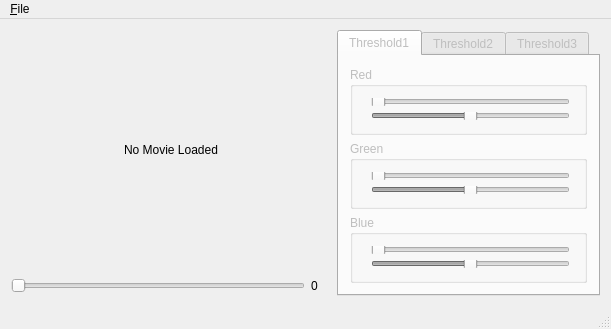
<?xml version="1.0" encoding="UTF-8"?>
<ui version="4.0">
 <class>MainWindow</class>
 <widget class="QMainWindow" name="MainWindow">
  <property name="enabled">
   <bool>true</bool>
  </property>
  <property name="geometry">
   <rect>
    <x>0</x>
    <y>0</y>
    <width>611</width>
    <height>329</height>
   </rect>
  </property>
  <property name="sizePolicy">
   <sizepolicy hsizetype="Preferred" vsizetype="Preferred">
    <horstretch>0</horstretch>
    <verstretch>0</verstretch>
   </sizepolicy>
  </property>
  <property name="windowTitle">
   <string>Pickupper</string>
  </property>
  <property name="windowIcon">
   <iconset>
    <normaloff>cut.png</normaloff>cut.png</iconset>
  </property>
  <widget class="QWidget" name="centralWidget">
   <layout class="QHBoxLayout" name="horizontalLayout_6">
    <item>
     <layout class="QHBoxLayout" name="horizontalLayout_2">
      <property name="sizeConstraint">
       <enum>QLayout::SetDefaultConstraint</enum>
      </property>
      <item>
       <layout class="QVBoxLayout" name="verticalLayout">
        <item>
         <widget class="QLabel" name="ImageScreen">
          <property name="sizePolicy">
           <sizepolicy hsizetype="Fixed" vsizetype="Fixed">
            <horstretch>0</horstretch>
            <verstretch>0</verstretch>
           </sizepolicy>
          </property>
          <property name="minimumSize">
           <size>
            <width>320</width>
            <height>240</height>
           </size>
          </property>
          <property name="baseSize">
           <size>
            <width>320</width>
            <height>240</height>
           </size>
          </property>
          <property name="text">
           <string>No Movie Loaded</string>
          </property>
          <property name="alignment">
           <set>Qt::AlignCenter</set>
          </property>
         </widget>
        </item>
        <item>
         <layout class="QHBoxLayout" name="horizontalLayout">
          <item>
           <widget class="QSlider" name="FrameSelectSlider">
            <property name="enabled">
             <bool>false</bool>
            </property>
            <property name="orientation">
             <enum>Qt::Horizontal</enum>
            </property>
           </widget>
          </item>
          <item>
           <widget class="QLabel" name="FrameNumberIndicator">
            <property name="sizePolicy">
             <sizepolicy hsizetype="Preferred" vsizetype="Preferred">
              <horstretch>0</horstretch>
              <verstretch>0</verstretch>
             </sizepolicy>
            </property>
            <property name="minimumSize">
             <size>
              <width>20</width>
              <height>0</height>
             </size>
            </property>
            <property name="text">
             <string>0</string>
            </property>
            <property name="wordWrap">
             <bool>false</bool>
            </property>
           </widget>
          </item>
         </layout>
        </item>
       </layout>
      </item>
      <item>
       <widget class="QTabWidget" name="tabWidget">
        <property name="enabled">
         <bool>false</bool>
        </property>
        <property name="currentIndex">
         <number>0</number>
        </property>
        <widget class="QWidget" name="threshold1_tab">
         <attribute name="title">
          <string>Threshold1</string>
         </attribute>
         <layout class="QGridLayout" name="gridLayout">
          <item row="0" column="0">
           <widget class="QGroupBox" name="groupBox">
            <property name="title">
             <string>Red</string>
            </property>
            <widget class="QWidget" name="layoutWidget">
             <property name="geometry">
              <rect>
               <x>10</x>
               <y>20</y>
               <width>221</width>
               <height>44</height>
              </rect>
             </property>
             <layout class="QVBoxLayout" name="verticalLayout_2">
              <property name="sizeConstraint">
               <enum>QLayout::SetDefaultConstraint</enum>
              </property>
              <item>
               <widget class="QSlider" name="Threshold1SliderRedMin">
                <property name="maximum">
                 <number>255</number>
                </property>
                <property name="value">
                 <number>0</number>
                </property>
                <property name="orientation">
                 <enum>Qt::Horizontal</enum>
                </property>
               </widget>
              </item>
              <item>
               <spacer name="verticalSpacer">
                <property name="orientation">
                 <enum>Qt::Vertical</enum>
                </property>
                <property name="sizeHint" stdset="0">
                 <size>
                  <width>20</width>
                  <height>40</height>
                 </size>
                </property>
               </spacer>
              </item>
              <item>
               <widget class="QSlider" name="Threshold1SliderRedMax">
                <property name="maximum">
                 <number>255</number>
                </property>
                <property name="value">
                 <number>127</number>
                </property>
                <property name="orientation">
                 <enum>Qt::Horizontal</enum>
                </property>
               </widget>
              </item>
             </layout>
            </widget>
           </widget>
          </item>
          <item row="1" column="0">
           <widget class="QGroupBox" name="groupBox_2">
            <property name="title">
             <string>Green</string>
            </property>
            <widget class="QWidget" name="layoutWidget">
             <property name="geometry">
              <rect>
               <x>10</x>
               <y>20</y>
               <width>221</width>
               <height>44</height>
              </rect>
             </property>
             <layout class="QVBoxLayout" name="verticalLayout_4">
              <item>
               <widget class="QSlider" name="Threshold1SliderGreenMin">
                <property name="maximum">
                 <number>255</number>
                </property>
                <property name="value">
                 <number>0</number>
                </property>
                <property name="orientation">
                 <enum>Qt::Horizontal</enum>
                </property>
               </widget>
              </item>
              <item>
               <spacer name="verticalSpacer_2">
                <property name="orientation">
                 <enum>Qt::Vertical</enum>
                </property>
                <property name="sizeHint" stdset="0">
                 <size>
                  <width>20</width>
                  <height>40</height>
                 </size>
                </property>
               </spacer>
              </item>
              <item>
               <widget class="QSlider" name="Threshold1SliderGreenMax">
                <property name="maximum">
                 <number>255</number>
                </property>
                <property name="value">
                 <number>127</number>
                </property>
                <property name="orientation">
                 <enum>Qt::Horizontal</enum>
                </property>
               </widget>
              </item>
             </layout>
            </widget>
           </widget>
          </item>
          <item row="2" column="0">
           <widget class="QGroupBox" name="groupBox_3">
            <property name="title">
             <string>Blue</string>
            </property>
            <widget class="QWidget" name="layoutWidget_2">
             <property name="geometry">
              <rect>
               <x>10</x>
               <y>20</y>
               <width>221</width>
               <height>44</height>
              </rect>
             </property>
             <layout class="QVBoxLayout" name="verticalLayout_5">
              <item>
               <widget class="QSlider" name="Threshold1SliderBlueMin">
                <property name="maximum">
                 <number>255</number>
                </property>
                <property name="value">
                 <number>0</number>
                </property>
                <property name="orientation">
                 <enum>Qt::Horizontal</enum>
                </property>
               </widget>
              </item>
              <item>
               <spacer name="verticalSpacer_3">
                <property name="orientation">
                 <enum>Qt::Vertical</enum>
                </property>
                <property name="sizeHint" stdset="0">
                 <size>
                  <width>20</width>
                  <height>40</height>
                 </size>
                </property>
               </spacer>
              </item>
              <item>
               <widget class="QSlider" name="Threshold1SliderBlueMax">
                <property name="maximum">
                 <number>255</number>
                </property>
                <property name="value">
                 <number>127</number>
                </property>
                <property name="orientation">
                 <enum>Qt::Horizontal</enum>
                </property>
               </widget>
              </item>
             </layout>
            </widget>
           </widget>
          </item>
         </layout>
        </widget>
        <widget class="QWidget" name="threshold2_tab">
         <attribute name="title">
          <string>Threshold2</string>
         </attribute>
         <layout class="QGridLayout" name="gridLayout_2">
          <item row="0" column="0">
           <widget class="QGroupBox" name="groupBox_6">
            <property name="title">
             <string>Red</string>
            </property>
            <widget class="QWidget" name="layoutWidget_5">
             <property name="geometry">
              <rect>
               <x>10</x>
               <y>20</y>
               <width>221</width>
               <height>44</height>
              </rect>
             </property>
             <layout class="QVBoxLayout" name="verticalLayout_3">
              <property name="sizeConstraint">
               <enum>QLayout::SetDefaultConstraint</enum>
              </property>
              <item>
               <widget class="QSlider" name="Threshold2SliderRedMin">
                <property name="maximum">
                 <number>255</number>
                </property>
                <property name="value">
                 <number>0</number>
                </property>
                <property name="orientation">
                 <enum>Qt::Horizontal</enum>
                </property>
               </widget>
              </item>
              <item>
               <spacer name="verticalSpacer_6">
                <property name="orientation">
                 <enum>Qt::Vertical</enum>
                </property>
                <property name="sizeHint" stdset="0">
                 <size>
                  <width>20</width>
                  <height>40</height>
                 </size>
                </property>
               </spacer>
              </item>
              <item>
               <widget class="QSlider" name="Threshold2SliderRedMax">
                <property name="maximum">
                 <number>255</number>
                </property>
                <property name="value">
                 <number>127</number>
                </property>
                <property name="orientation">
                 <enum>Qt::Horizontal</enum>
                </property>
               </widget>
              </item>
             </layout>
            </widget>
           </widget>
          </item>
          <item row="1" column="0">
           <widget class="QGroupBox" name="groupBox_4">
            <property name="title">
             <string>Green</string>
            </property>
            <widget class="QWidget" name="layoutWidget_3">
             <property name="geometry">
              <rect>
               <x>10</x>
               <y>20</y>
               <width>221</width>
               <height>44</height>
              </rect>
             </property>
             <layout class="QVBoxLayout" name="verticalLayout_6">
              <item>
               <widget class="QSlider" name="Threshold2SliderGreenMin">
                <property name="maximum">
                 <number>255</number>
                </property>
                <property name="value">
                 <number>0</number>
                </property>
                <property name="orientation">
                 <enum>Qt::Horizontal</enum>
                </property>
               </widget>
              </item>
              <item>
               <spacer name="verticalSpacer_4">
                <property name="orientation">
                 <enum>Qt::Vertical</enum>
                </property>
                <property name="sizeHint" stdset="0">
                 <size>
                  <width>20</width>
                  <height>40</height>
                 </size>
                </property>
               </spacer>
              </item>
              <item>
               <widget class="QSlider" name="Threshold2SliderGreenMax">
                <property name="maximum">
                 <number>255</number>
                </property>
                <property name="value">
                 <number>127</number>
                </property>
                <property name="orientation">
                 <enum>Qt::Horizontal</enum>
                </property>
               </widget>
              </item>
             </layout>
            </widget>
           </widget>
          </item>
          <item row="2" column="0">
           <widget class="QGroupBox" name="groupBox_5">
            <property name="title">
             <string>Blue</string>
            </property>
            <widget class="QWidget" name="layoutWidget_4">
             <property name="geometry">
              <rect>
               <x>10</x>
               <y>20</y>
               <width>221</width>
               <height>44</height>
              </rect>
             </property>
             <layout class="QVBoxLayout" name="verticalLayout_7">
              <item>
               <widget class="QSlider" name="Threshold2SliderBlueMin">
                <property name="maximum">
                 <number>255</number>
                </property>
                <property name="value">
                 <number>0</number>
                </property>
                <property name="orientation">
                 <enum>Qt::Horizontal</enum>
                </property>
               </widget>
              </item>
              <item>
               <spacer name="verticalSpacer_5">
                <property name="orientation">
                 <enum>Qt::Vertical</enum>
                </property>
                <property name="sizeHint" stdset="0">
                 <size>
                  <width>20</width>
                  <height>40</height>
                 </size>
                </property>
               </spacer>
              </item>
              <item>
               <widget class="QSlider" name="Threshold2SliderBlueMax">
                <property name="maximum">
                 <number>255</number>
                </property>
                <property name="value">
                 <number>127</number>
                </property>
                <property name="orientation">
                 <enum>Qt::Horizontal</enum>
                </property>
               </widget>
              </item>
             </layout>
            </widget>
           </widget>
          </item>
         </layout>
        </widget>
        <widget class="QWidget" name="threshold3_tab">
         <attribute name="title">
          <string>Threshold3</string>
         </attribute>
         <layout class="QGridLayout" name="gridLayout_3">
          <item row="0" column="0">
           <widget class="QGroupBox" name="groupBox_9">
            <property name="title">
             <string>Red</string>
            </property>
            <widget class="QWidget" name="layoutWidget_8">
             <property name="geometry">
              <rect>
               <x>10</x>
               <y>20</y>
               <width>221</width>
               <height>44</height>
              </rect>
             </property>
             <layout class="QVBoxLayout" name="verticalLayout_10">
              <property name="sizeConstraint">
               <enum>QLayout::SetDefaultConstraint</enum>
              </property>
              <item>
               <widget class="QSlider" name="Threshold3SliderRedMin">
                <property name="maximum">
                 <number>255</number>
                </property>
                <property name="value">
                 <number>0</number>
                </property>
                <property name="orientation">
                 <enum>Qt::Horizontal</enum>
                </property>
               </widget>
              </item>
              <item>
               <spacer name="verticalSpacer_9">
                <property name="orientation">
                 <enum>Qt::Vertical</enum>
                </property>
                <property name="sizeHint" stdset="0">
                 <size>
                  <width>20</width>
                  <height>40</height>
                 </size>
                </property>
               </spacer>
              </item>
              <item>
               <widget class="QSlider" name="Threshold3SliderRedMax">
                <property name="maximum">
                 <number>255</number>
                </property>
                <property name="value">
                 <number>127</number>
                </property>
                <property name="orientation">
                 <enum>Qt::Horizontal</enum>
                </property>
               </widget>
              </item>
             </layout>
            </widget>
           </widget>
          </item>
          <item row="1" column="0">
           <widget class="QGroupBox" name="groupBox_8">
            <property name="title">
             <string>Green</string>
            </property>
            <widget class="QWidget" name="layoutWidget_7">
             <property name="geometry">
              <rect>
               <x>10</x>
               <y>20</y>
               <width>221</width>
               <height>44</height>
              </rect>
             </property>
             <layout class="QVBoxLayout" name="verticalLayout_9">
              <item>
               <widget class="QSlider" name="Threshold3SliderGreenMin">
                <property name="maximum">
                 <number>255</number>
                </property>
                <property name="value">
                 <number>0</number>
                </property>
                <property name="orientation">
                 <enum>Qt::Horizontal</enum>
                </property>
               </widget>
              </item>
              <item>
               <spacer name="verticalSpacer_8">
                <property name="orientation">
                 <enum>Qt::Vertical</enum>
                </property>
                <property name="sizeHint" stdset="0">
                 <size>
                  <width>20</width>
                  <height>40</height>
                 </size>
                </property>
               </spacer>
              </item>
              <item>
               <widget class="QSlider" name="Threshold3SliderGreenMax">
                <property name="maximum">
                 <number>255</number>
                </property>
                <property name="value">
                 <number>127</number>
                </property>
                <property name="orientation">
                 <enum>Qt::Horizontal</enum>
                </property>
               </widget>
              </item>
             </layout>
            </widget>
           </widget>
          </item>
          <item row="2" column="0">
           <widget class="QGroupBox" name="groupBox_7">
            <property name="title">
             <string>Blue</string>
            </property>
            <widget class="QWidget" name="layoutWidget_6">
             <property name="geometry">
              <rect>
               <x>10</x>
               <y>20</y>
               <width>221</width>
               <height>44</height>
              </rect>
             </property>
             <layout class="QVBoxLayout" name="verticalLayout_8">
              <item>
               <widget class="QSlider" name="Threshold3SliderBlueMin">
                <property name="maximum">
                 <number>255</number>
                </property>
                <property name="value">
                 <number>0</number>
                </property>
                <property name="orientation">
                 <enum>Qt::Horizontal</enum>
                </property>
               </widget>
              </item>
              <item>
               <spacer name="verticalSpacer_7">
                <property name="orientation">
                 <enum>Qt::Vertical</enum>
                </property>
                <property name="sizeHint" stdset="0">
                 <size>
                  <width>20</width>
                  <height>40</height>
                 </size>
                </property>
               </spacer>
              </item>
              <item>
               <widget class="QSlider" name="Threshold3SliderBlueMax">
                <property name="maximum">
                 <number>255</number>
                </property>
                <property name="value">
                 <number>127</number>
                </property>
                <property name="orientation">
                 <enum>Qt::Horizontal</enum>
                </property>
               </widget>
              </item>
             </layout>
            </widget>
           </widget>
          </item>
         </layout>
        </widget>
       </widget>
      </item>
     </layout>
    </item>
   </layout>
  </widget>
  <widget class="QMenuBar" name="menuBar">
   <property name="geometry">
    <rect>
     <x>0</x>
     <y>0</y>
     <width>611</width>
     <height>22</height>
    </rect>
   </property>
   <widget class="QMenu" name="menu_File">
    <property name="title">
     <string>&amp;File</string>
    </property>
    <addaction name="actionOpenFile"/>
    <addaction name="actionSaveFile"/>
    <addaction name="separator"/>
    <addaction name="action_Quit"/>
   </widget>
   <addaction name="menu_File"/>
  </widget>
  <widget class="QStatusBar" name="statusBar"/>
  <action name="actionOpenFile">
   <property name="text">
    <string>&amp;OpenFile</string>
   </property>
  </action>
  <action name="action_Quit">
   <property name="text">
    <string>&amp;Quit</string>
   </property>
  </action>
  <action name="actionSaveFile">
   <property name="text">
    <string>SaveFile</string>
   </property>
  </action>
 </widget>
 <layoutdefault spacing="6" margin="11"/>
 <resources/>
 <connections>
  <connection>
   <sender>action_Quit</sender>
   <signal>triggered()</signal>
   <receiver>MainWindow</receiver>
   <slot>close()</slot>
   <hints>
    <hint type="sourcelabel">
     <x>-1</x>
     <y>-1</y>
    </hint>
    <hint type="destinationlabel">
     <x>199</x>
     <y>149</y>
    </hint>
   </hints>
  </connection>
  <connection>
   <sender>actionOpenFile</sender>
   <signal>triggered()</signal>
   <receiver>MainWindow</receiver>
   <slot>OpenMovieFile()</slot>
   <hints>
    <hint type="sourcelabel">
     <x>-1</x>
     <y>-1</y>
    </hint>
    <hint type="destinationlabel">
     <x>199</x>
     <y>149</y>
    </hint>
   </hints>
  </connection>
  <connection>
   <sender>FrameSelectSlider</sender>
   <signal>valueChanged(int)</signal>
   <receiver>MainWindow</receiver>
   <slot>SelectFrame(int)</slot>
   <hints>
    <hint type="sourcelabel">
     <x>76</x>
     <y>294</y>
    </hint>
    <hint type="destinationlabel">
     <x>86</x>
     <y>128</y>
    </hint>
   </hints>
  </connection>
  <connection>
   <sender>Threshold1SliderRedMin</sender>
   <signal>valueChanged(int)</signal>
   <receiver>MainWindow</receiver>
   <slot>SetThreshold1()</slot>
   <hints>
    <hint type="sourcelabel">
     <x>436</x>
     <y>91</y>
    </hint>
    <hint type="destinationlabel">
     <x>335</x>
     <y>300</y>
    </hint>
   </hints>
  </connection>
  <connection>
   <sender>Threshold1SliderRedMax</sender>
   <signal>valueChanged(int)</signal>
   <receiver>MainWindow</receiver>
   <slot>SetThreshold1()</slot>
   <hints>
    <hint type="sourcelabel">
     <x>454</x>
     <y>116</y>
    </hint>
    <hint type="destinationlabel">
     <x>350</x>
     <y>305</y>
    </hint>
   </hints>
  </connection>
  <connection>
   <sender>Threshold1SliderGreenMin</sender>
   <signal>valueChanged(int)</signal>
   <receiver>MainWindow</receiver>
   <slot>SetThreshold1()</slot>
   <hints>
    <hint type="sourcelabel">
     <x>486</x>
     <y>163</y>
    </hint>
    <hint type="destinationlabel">
     <x>605</x>
     <y>174</y>
    </hint>
   </hints>
  </connection>
  <connection>
   <sender>Threshold1SliderGreenMax</sender>
   <signal>valueChanged(int)</signal>
   <receiver>MainWindow</receiver>
   <slot>SetThreshold1()</slot>
   <hints>
    <hint type="sourcelabel">
     <x>540</x>
     <y>192</y>
    </hint>
    <hint type="destinationlabel">
     <x>608</x>
     <y>203</y>
    </hint>
   </hints>
  </connection>
  <connection>
   <sender>Threshold1SliderBlueMin</sender>
   <signal>valueChanged(int)</signal>
   <receiver>MainWindow</receiver>
   <slot>SetThreshold1()</slot>
   <hints>
    <hint type="sourcelabel">
     <x>517</x>
     <y>244</y>
    </hint>
    <hint type="destinationlabel">
     <x>609</x>
     <y>239</y>
    </hint>
   </hints>
  </connection>
  <connection>
   <sender>Threshold1SliderBlueMax</sender>
   <signal>valueChanged(int)</signal>
   <receiver>MainWindow</receiver>
   <slot>SetThreshold2()</slot>
   <hints>
    <hint type="sourcelabel">
     <x>519</x>
     <y>274</y>
    </hint>
    <hint type="destinationlabel">
     <x>606</x>
     <y>271</y>
    </hint>
   </hints>
  </connection>
  <connection>
   <sender>Threshold2SliderRedMin</sender>
   <signal>valueChanged(int)</signal>
   <receiver>MainWindow</receiver>
   <slot>SetThreshold2()</slot>
   <hints>
    <hint type="sourcelabel">
     <x>471</x>
     <y>91</y>
    </hint>
    <hint type="destinationlabel">
     <x>608</x>
     <y>94</y>
    </hint>
   </hints>
  </connection>
  <connection>
   <sender>Threshold2SliderRedMax</sender>
   <signal>valueChanged(int)</signal>
   <receiver>MainWindow</receiver>
   <slot>SetThreshold2()</slot>
   <hints>
    <hint type="sourcelabel">
     <x>537</x>
     <y>114</y>
    </hint>
    <hint type="destinationlabel">
     <x>606</x>
     <y>125</y>
    </hint>
   </hints>
  </connection>
  <connection>
   <sender>Threshold2SliderGreenMin</sender>
   <signal>valueChanged(int)</signal>
   <receiver>MainWindow</receiver>
   <slot>SetThreshold2()</slot>
   <hints>
    <hint type="sourcelabel">
     <x>538</x>
     <y>164</y>
    </hint>
    <hint type="destinationlabel">
     <x>609</x>
     <y>165</y>
    </hint>
   </hints>
  </connection>
  <connection>
   <sender>Threshold2SliderGreenMax</sender>
   <signal>valueChanged(int)</signal>
   <receiver>MainWindow</receiver>
   <slot>SetThreshold2()</slot>
   <hints>
    <hint type="sourcelabel">
     <x>529</x>
     <y>189</y>
    </hint>
    <hint type="destinationlabel">
     <x>606</x>
     <y>199</y>
    </hint>
   </hints>
  </connection>
  <connection>
   <sender>Threshold2SliderBlueMin</sender>
   <signal>valueChanged(int)</signal>
   <receiver>MainWindow</receiver>
   <slot>SetThreshold2()</slot>
   <hints>
    <hint type="sourcelabel">
     <x>564</x>
     <y>245</y>
    </hint>
    <hint type="destinationlabel">
     <x>536</x>
     <y>301</y>
    </hint>
   </hints>
  </connection>
  <connection>
   <sender>Threshold2SliderBlueMax</sender>
   <signal>valueChanged(int)</signal>
   <receiver>MainWindow</receiver>
   <slot>SetThreshold2()</slot>
   <hints>
    <hint type="sourcelabel">
     <x>545</x>
     <y>273</y>
    </hint>
    <hint type="destinationlabel">
     <x>596</x>
     <y>302</y>
    </hint>
   </hints>
  </connection>
  <connection>
   <sender>Threshold3SliderRedMin</sender>
   <signal>valueChanged(int)</signal>
   <receiver>MainWindow</receiver>
   <slot>SetThreshold3()</slot>
   <hints>
    <hint type="sourcelabel">
     <x>560</x>
     <y>89</y>
    </hint>
    <hint type="destinationlabel">
     <x>606</x>
     <y>90</y>
    </hint>
   </hints>
  </connection>
  <connection>
   <sender>Threshold3SliderRedMax</sender>
   <signal>valueChanged(int)</signal>
   <receiver>MainWindow</receiver>
   <slot>SetThreshold3()</slot>
   <hints>
    <hint type="sourcelabel">
     <x>568</x>
     <y>121</y>
    </hint>
    <hint type="destinationlabel">
     <x>605</x>
     <y>120</y>
    </hint>
   </hints>
  </connection>
  <connection>
   <sender>Threshold3SliderGreenMin</sender>
   <signal>valueChanged(int)</signal>
   <receiver>MainWindow</receiver>
   <slot>SetThreshold3()</slot>
   <hints>
    <hint type="sourcelabel">
     <x>495</x>
     <y>168</y>
    </hint>
    <hint type="destinationlabel">
     <x>609</x>
     <y>152</y>
    </hint>
   </hints>
  </connection>
  <connection>
   <sender>Threshold3SliderGreenMax</sender>
   <signal>valueChanged(int)</signal>
   <receiver>MainWindow</receiver>
   <slot>SetThreshold3()</slot>
   <hints>
    <hint type="sourcelabel">
     <x>536</x>
     <y>196</y>
    </hint>
    <hint type="destinationlabel">
     <x>609</x>
     <y>228</y>
    </hint>
   </hints>
  </connection>
  <connection>
   <sender>Threshold3SliderBlueMin</sender>
   <signal>valueChanged(int)</signal>
   <receiver>MainWindow</receiver>
   <slot>SetThreshold3()</slot>
   <hints>
    <hint type="sourcelabel">
     <x>538</x>
     <y>242</y>
    </hint>
    <hint type="destinationlabel">
     <x>603</x>
     <y>265</y>
    </hint>
   </hints>
  </connection>
  <connection>
   <sender>Threshold3SliderBlueMax</sender>
   <signal>valueChanged(int)</signal>
   <receiver>MainWindow</receiver>
   <slot>SetThreshold3()</slot>
   <hints>
    <hint type="sourcelabel">
     <x>498</x>
     <y>270</y>
    </hint>
    <hint type="destinationlabel">
     <x>580</x>
     <y>298</y>
    </hint>
   </hints>
  </connection>
  <connection>
   <sender>actionSaveFile</sender>
   <signal>triggered()</signal>
   <receiver>MainWindow</receiver>
   <slot>SaveMovieFile()</slot>
   <hints>
    <hint type="sourcelabel">
     <x>-1</x>
     <y>-1</y>
    </hint>
    <hint type="destinationlabel">
     <x>305</x>
     <y>164</y>
    </hint>
   </hints>
  </connection>
 </connections>
 <slots>
  <slot>OpenMovieFile()</slot>
  <slot>SelectFrame(int)</slot>
  <slot>SetThreshold1()</slot>
  <slot>SetThreshold2()</slot>
  <slot>SetThreshold3()</slot>
  <slot>SaveMovieFile()</slot>
 </slots>
</ui>
